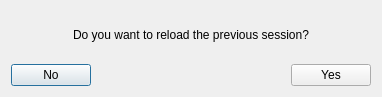
<?xml version="1.0" encoding="UTF-8"?>
<ui version="4.0">
 <class>Dialog</class>
 <widget class="QDialog" name="Dialog">
  <property name="windowModality">
   <enum>Qt::WindowModal</enum>
  </property>
  <property name="geometry">
   <rect>
    <x>0</x>
    <y>0</y>
    <width>382</width>
    <height>97</height>
   </rect>
  </property>
  <property name="windowTitle">
   <string>Dialog</string>
  </property>
  <layout class="QVBoxLayout" name="verticalLayout">
   <item>
    <widget class="QLabel" name="label">
     <property name="text">
      <string>Do you want to reload the previous session?</string>
     </property>
     <property name="alignment">
      <set>Qt::AlignCenter</set>
     </property>
    </widget>
   </item>
   <item>
    <layout class="QHBoxLayout" name="horizontalLayout">
     <item>
      <widget class="QPushButton" name="no_pushButton">
       <property name="text">
        <string>No</string>
       </property>
      </widget>
     </item>
     <item>
      <spacer name="horizontalSpacer">
       <property name="orientation">
        <enum>Qt::Horizontal</enum>
       </property>
       <property name="sizeHint" stdset="0">
        <size>
         <width>40</width>
         <height>20</height>
        </size>
       </property>
      </spacer>
     </item>
     <item>
      <widget class="QPushButton" name="pushButton">
       <property name="text">
        <string>Yes</string>
       </property>
      </widget>
     </item>
    </layout>
   </item>
  </layout>
 </widget>
 <resources/>
 <connections>
  <connection>
   <sender>no_pushButton</sender>
   <signal>clicked()</signal>
   <receiver>Dialog</receiver>
   <slot>no_clicked()</slot>
   <hints>
    <hint type="sourcelabel">
     <x>47</x>
     <y>73</y>
    </hint>
    <hint type="destinationlabel">
     <x>116</x>
     <y>63</y>
    </hint>
   </hints>
  </connection>
  <connection>
   <sender>pushButton</sender>
   <signal>clicked()</signal>
   <receiver>Dialog</receiver>
   <slot>yes_clicked()</slot>
   <hints>
    <hint type="sourcelabel">
     <x>338</x>
     <y>67</y>
    </hint>
    <hint type="destinationlabel">
     <x>260</x>
     <y>61</y>
    </hint>
   </hints>
  </connection>
 </connections>
 <slots>
  <slot>no_clicked()</slot>
  <slot>yes_clicked()</slot>
 </slots>
</ui>
